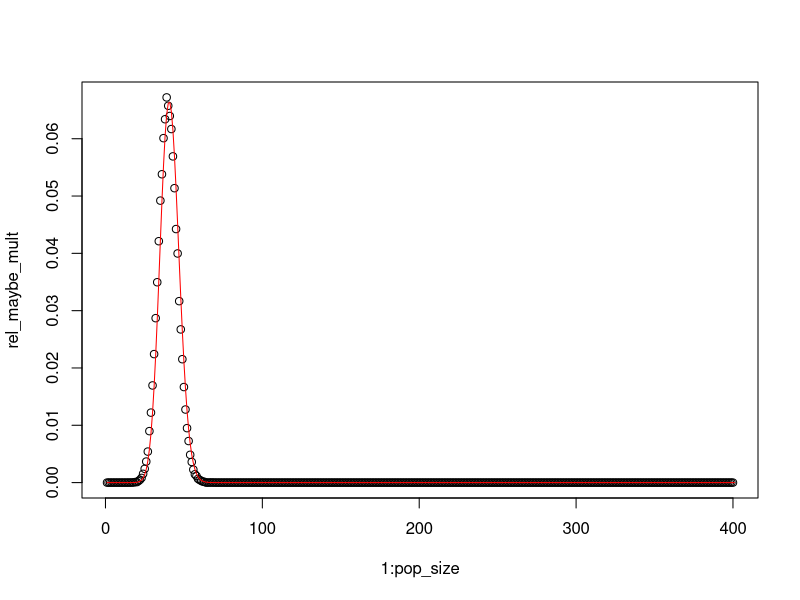
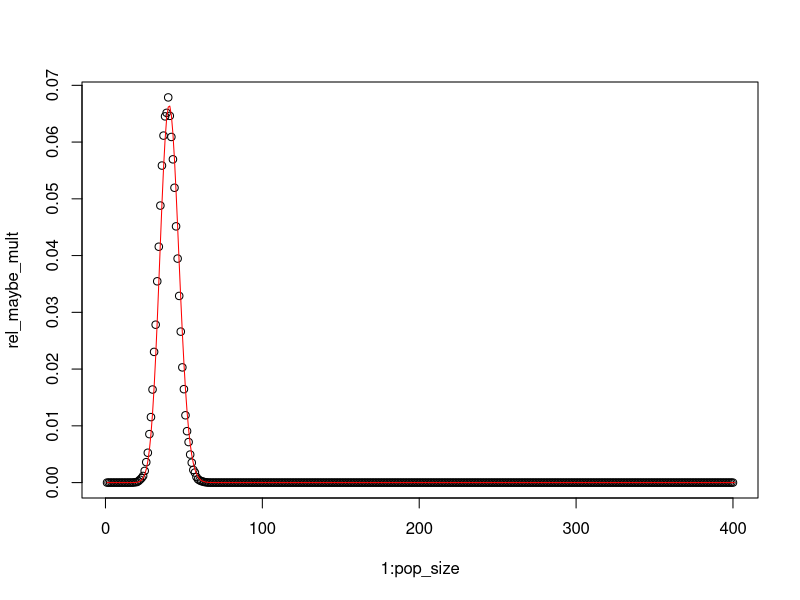
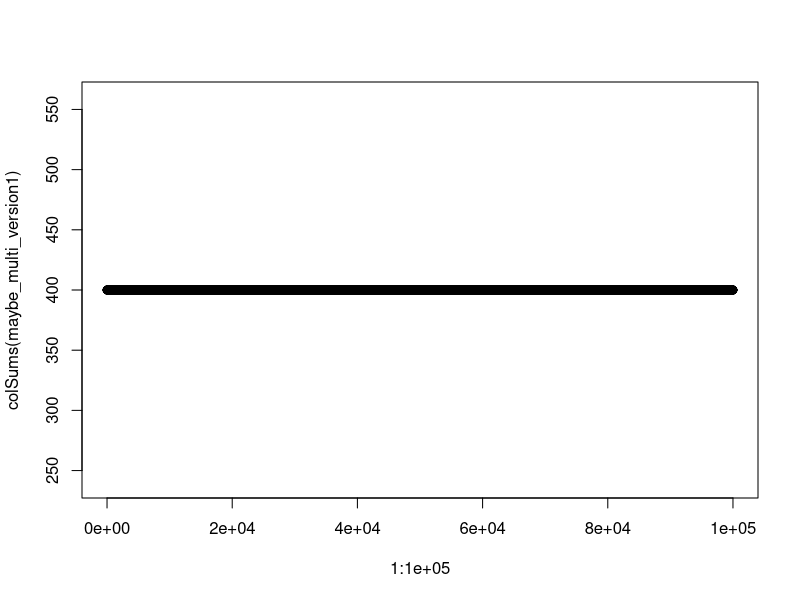
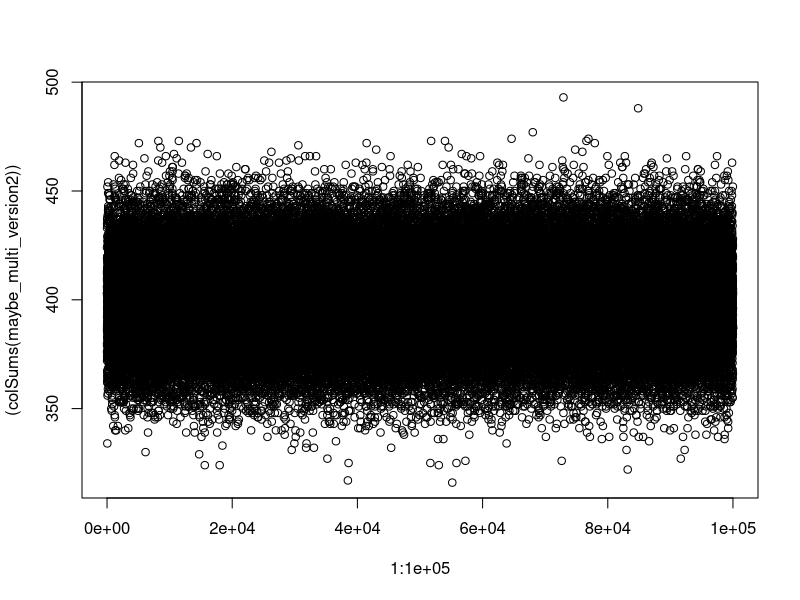
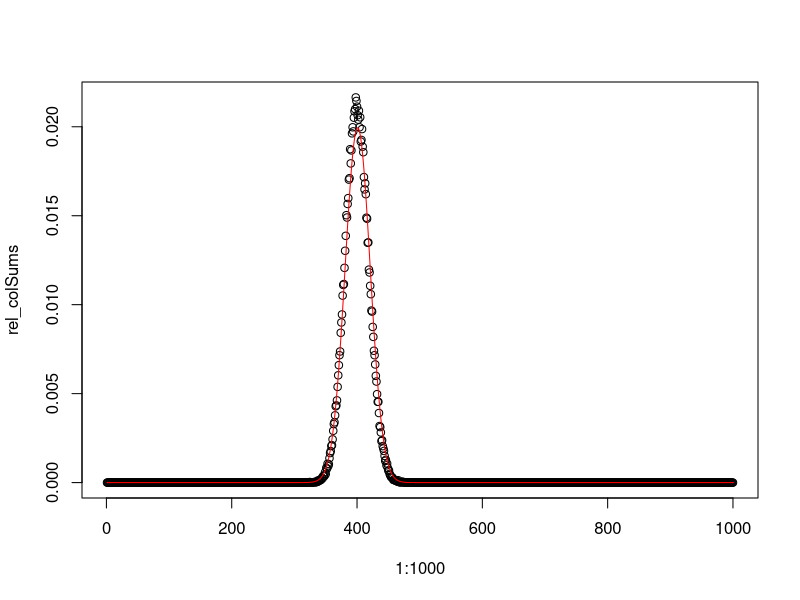
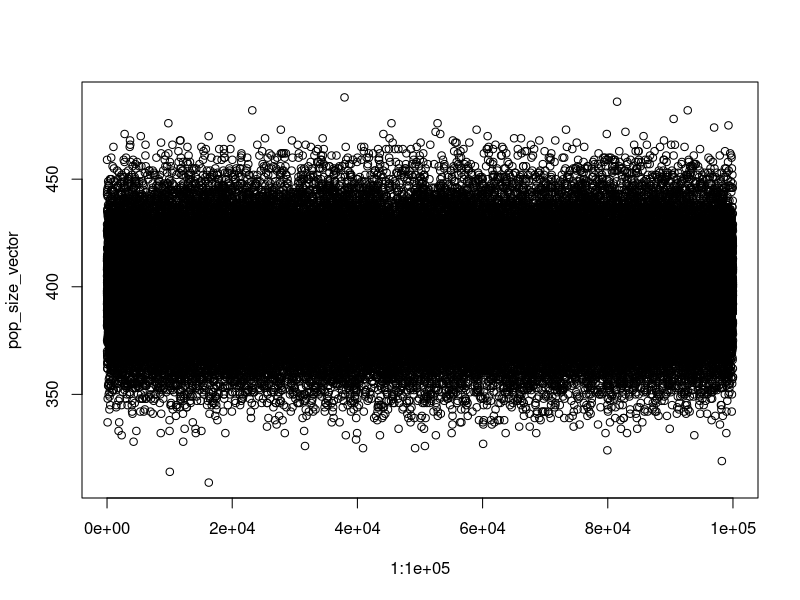
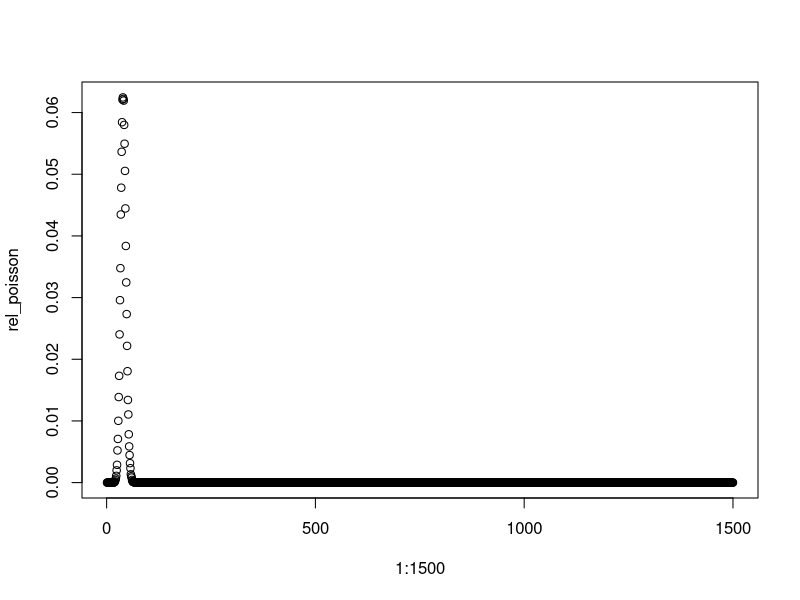
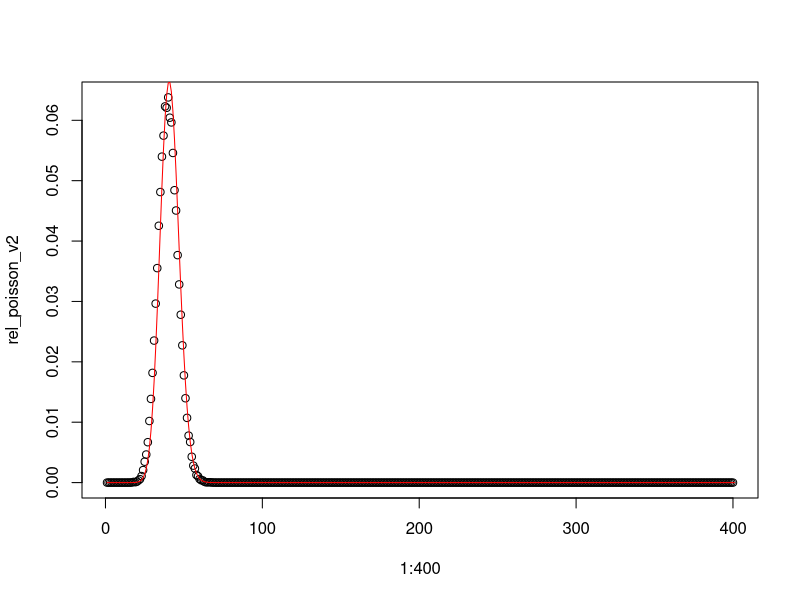

These charts were generated, in order, by the following R code: (Note: this script raises an error after producing the figures.)
### this is just a test script that I used to have a look at the properties of multiple poisson and binomial draws
# maybe go back to this if model behavior of poisson or multinomial model is weird?
### will test visually if rbinom(n, p) multiple draws are multinomially distributed



pop_size <- 400
probs <- rep(0.1,10)
#y <- probs/pop_size
species_no <- 10

# here, I correct n and p for each draw based on the draws before and the probabilities of the other components
maybe_mult_v1<- function(repeats, pop_size, probs){
  species_no <- length(probs)
  maybe_multi <- matrix(0, species_no, repeats) # empty matrix to store the results of the random draws
  y <- rep(0, species_no) # empty vector for random draws
  
  for (j in 1:repeats) {
    y[1] <- if (probs[1]/sum(probs[1:species_no]) < 1)
      rbinom(1,pop_size, probs[1]/sum(probs[1:species_no])) else pop_size
    for (k in 2:10) {
      y[k] <- if (probs[k]/sum(probs[k:species_no]) < 1)
        rbinom(1,pop_size - sum(y[1:(k-1)]), probs[k]/sum(probs[k:species_no])) else pop_size - sum(y[1:(k-1)])
    }
    maybe_multi[,j] <- y
  }
  maybe_multi
}

# here, I do not correct n or p. I just normalise p so that the sum is 1. 
maybe_mult_v2<- function(repeats, pop_size, probs){
  species_no <- length(probs)
  maybe_multi <- matrix(0, species_no, repeats) # empty matrix to store the results of the random draws
  y <- rep(0, species_no) # empty vector for random draws
  
  for (j in 1:repeats) {
    for (k in 1:species_no) {
      y[k] <- if (probs[k]/sum(probs[1:species_no]) < 1)
      rbinom(1,pop_size, probs[k]/sum(probs[1:species_no])) else pop_size
    }
    maybe_multi[,j] <- y
  }
  maybe_multi
}


maybe_multi_version1 <- maybe_mult_v1(100000,400,rep(0.1,10))
maybe_multi_version2 <- maybe_mult_v2(100000,400,rep(0.1,10))

# plot function to visually compare the components to binomial distribution
plot_binomial <- function(multinom_matrix, index, repeats, pop_size){
  maybe_mult_slice <- multinom_matrix[index,]
  rel_maybe_mult <- rep(0, pop_size)
  for (i in 1:repeats){
    rel_maybe_mult[maybe_mult_slice[i]] <- rel_maybe_mult[maybe_mult_slice[i]] + 1
  }
  rel_maybe_mult <- rel_maybe_mult/repeats
  
  plot(1:pop_size, rel_maybe_mult)
  lines(dbinom(0:pop_size, pop_size, .1), col = "red")
}

# both look binomially distributed, I think
plot_binomial(maybe_multi_version1, 10, 100000,400)
plot_binomial(maybe_multi_version2, 10, 100000,400)

# for version 1, the sum of all draws is always 400, i.e. the pop_size is constant
plot(1:100000,colSums(maybe_multi_version1))
# for version 2, the pop_size varies. 
plot(1:100000,(colSums(maybe_multi_version2)))
# But it looks normally distributed. Let's check that:
rel_colSums <- rep(0, 1000)
abs_colSums <- colSums(maybe_multi_version2)
for (i in 1:100000){
  rel_colSums[abs_colSums[i]] <- rel_colSums[abs_colSums[i]] + 1
}
rel_colSums <- rel_colSums/100000
plot(1:1000,rel_colSums)
lines(dnorm(0:1000, mean=400, sd=sqrt(400)), col = "red")
# also the shapiro wilk test suggests that the population size with version 2 is normally distributed
shapiro.test(rel_colSums)



#########################
# Let's compare all that to the behaviour of poisson draws
poisson_population <- function(repeats, pop_size, probs, capacity){
  probs_var <- probs
  Pop_size <- pop_size
  pop_size_over_time <- rep(0,repeats)
  species_no <- length(probs)
  poisson_matrix <- matrix(0, species_no, repeats) # empty matrix to store the results of the random draws
  y <- rep(0, species_no) # empty vector for random draws
  for (j in 1:repeats) {
    for (k in 1:10) {
      y[k] <- if ((capacity/Pop_size)*probs[k]/sum(probs[1:species_no]) < 1)
        rpois(1,(capacity/Pop_size)*(probs[k]/sum(probs[1:species_no]))*Pop_size) else Pop_size 
    }
    Pop_size <- sum(y)
    pop_size_over_time[j] <- Pop_size
    probs_var <- y/Pop_size
    poisson_matrix[,j] <- y
  }
  return_list <- list(poisson_matrix, pop_size_over_time)
  return_list
}

poisson_pop_return <- poisson_population(100000, 400, rep(0.1,10), 400)
poisson_data <- poisson_pop_return[[1]]
pop_size_vector <- poisson_pop_return[[2]]
plot(1:100000, pop_size_vector)

poisson_data_slice <- poisson_data[1,]
rel_poisson <- rep(0, 1500)
for (i in 1:100000){
  rel_poisson[poisson_data_slice[i]] <- rel_poisson[poisson_data_slice[i]] + 1
}
rel_poisson <- rel_poisson/100000

plot(1:1500, rel_poisson)
# the population size is HIGHLY variable with the poisson draws. Maybe it get better when we have logistic growth?

poisson_population_v2 <- function(repeats, pop_size, probs){
  #Pop_size <- pop_size
  probs_var <- probs
  species_no <- length(probs)
  poisson_matrix <- matrix(0, species_no, repeats) # empty matrix to store the results of the random draws
  y <- rep(0, species_no) # empty vector for random draws
  for (j in 1:repeats) {
    for (k in 1:10) {
      y[k] <- if (probs_var[k]/sum(probs_var[1:species_no]) < 1)
        rpois(1,(probs_var[k]/sum(probs_var[1:species_no]))*pop_size) else pop_size 
    }
    #probs_var <- y/pop_size
    #print(sum(probs_var))
    poisson_matrix[,j] <- y
  }
  poisson_matrix
}

poisson_data_v2 <- poisson_population_v2(100000, 400, rep(0.1,10))
poisson_data_v2_slice <- poisson_data_v2[1,]
rel_poisson_v2 <- rep(0, 400)
for (i in 1:100000){
  rel_poisson_v2[poisson_data_v2_slice[i]] <- rel_poisson_v2[poisson_data_v2_slice[i]] + 1
}
rel_poisson_v2 <- rel_poisson_v2/100000

plot(1:400, rel_poisson_v2)
lines(dbinom(0:pop_size, pop_size, .1), col = "red")



# for poisson version 1, the population size varies but looks normally, when including the capacity
plot(1:100000,colSums(poisson_data))
# for poisson version 2, we again have something that looks normally distributed. 
plot(1:100000,(colSums(poisson_data_v2)))

rel_colSums_pois <- rep(0, 1000)
abs_colSums_pois <- colSums(poisson_data)
for (i in 1:100000){
  rel_colSums_pois[abs_colSums_pois[i]] <- rel_colSums_pois[abs_colSums_pois[i]] + 1
}
rel_colSums_pois <- rel_colSums_pois/100000
plot(1:1000,rel_colSums_pois)
lines(dnorm(0:1000, mean=400, sd=sqrt(400)), col = "red")
# also the shapiro wilk test suggests that the population size with version 2 is normally distributed
shapiro.test(rel_colSums_pois)



rel_colSums_pois2 <- rep(0, 1000)
abs_colSums_pois2 <- colSums(poisson_data_v2)
for (i in 1:100000){
  rel_colSums_pois2[abs_colSums_pois2[i]] <- rel_colSums_pois2[abs_colSums_pois2[i]] + 1
}
rel_colSums_pois2 <- rel_colSums_pois2/100000
plot(1:1000,rel_colSums_pois2)
lines(dnorm(0:1000, mean=400, sd=sqrt(400)), col = "red")
# also the shapiro wilk test suggests that the population size with version 2 is normally distributed
shapiro.test(rel_colSums_pois)






real_multi <- rep(0,10)
for (j in 1:100000) {
  real_multi <- real_multi + rmultinom(1,pop_size, probs)
}

plot(real_multi/100000)
y

plot(rmultinom(1,400,probs))

plot(0:400, dbinom(0:400, 400, .1))

binom_no <- rbinom(10000,400,.1)
rel_binom_no <- rep(0,400)
for (i in 1:10000){
  rel_binom_no[binom_no[i]] <- rel_binom_no[binom_no[i]] + 1
}
rel_binom_no <- rel_binom_no/10000
plot(1:400,rel_binom_no)
lines(dbinom(0:400, 400, .1), col = "red")


mbinom_no <- rmultinom(10000,400,probs)
mbinom_no_dim1 <-  mbinom_no[10,]
rel_mbinom_no <- rep(0,400)
for (i in 1:10000){
  rel_mbinom_no[mbinom_no_dim1[i]] <- rel_mbinom_no[mbinom_no_dim1[i]] + 1
}
rel_mbinom_no <- rel_mbinom_no/10000
plot(1:400,rel_mbinom_no)
lines(dbinom(0:400, 400, .1), col = "red")

